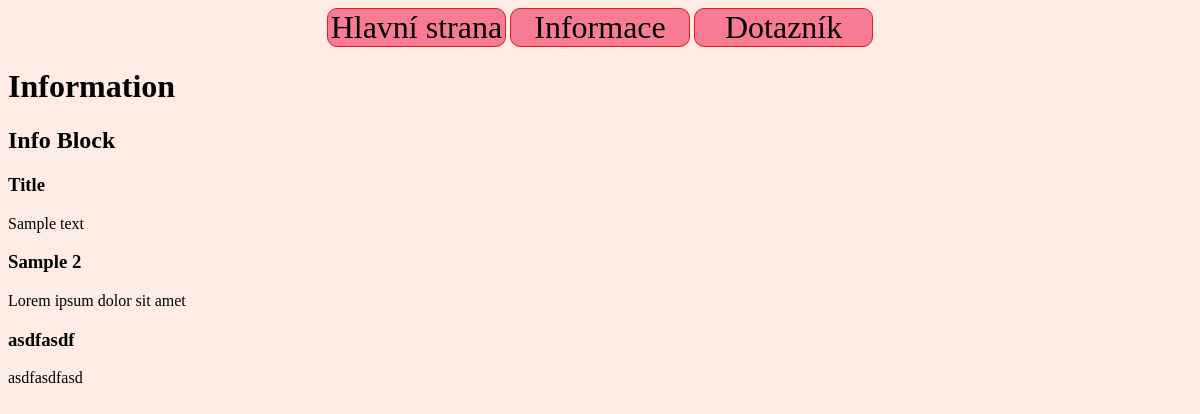
The app's page /info/ with its own data.
### information/models.py (models this page shows)
class InfoBlock(Model):
    name: CharField = CharField(max_length=255)

class Information(Model):
    block: ForeignKey = ForeignKey(InfoBlock, on_delete=models.CASCADE)
    title: CharField = CharField(max_length=255)
    text: TextField = TextField()

### information/views.py (the view)
# urls.py: path('', views.index, name='index'),
def index(request) -> HttpResponse:
    blocks = InfoBlock.objects.all()
    infos: dict[InfoBlock, list[Information]] = {}
    for block in blocks:
        infos[block] = []
        infos[block].extend(Information.objects.filter(block=block))
    context = {'infos': infos, 'top_layout': top_layout.get()}
    return render(request, 'information/index.html', context)

### top_layout.py (called while the page is built)
def get() -> str:
    return open(Path(__file__).parent/'top_layout.html', 'r', encoding='utf-8').read()

### information/templates/information/index.html
<html>
{{ top_layout | safe}}
<h1>Information</h1>
{% for block, infolist in infos.items %}
    <h2> {{ block.name }} </h2>
    {% for info in infolist %}
        <h3> {{ info.title }} </h3>
        <p>{{ info.text }}</p>
    {% endfor %}
{% endfor %}
</html>

### records on screen
InfoBlock: name "Info Block"
Information: title "Title", text "Sample text"
Information: title "Sample 2", text "Lorem ipsum dolor sit amet"
Information: title "asdfasdf", text "asdfasdfasd"

### other values on screen
{{ top_layout | safe }} "Hlavní strana Informace Dotazník"
